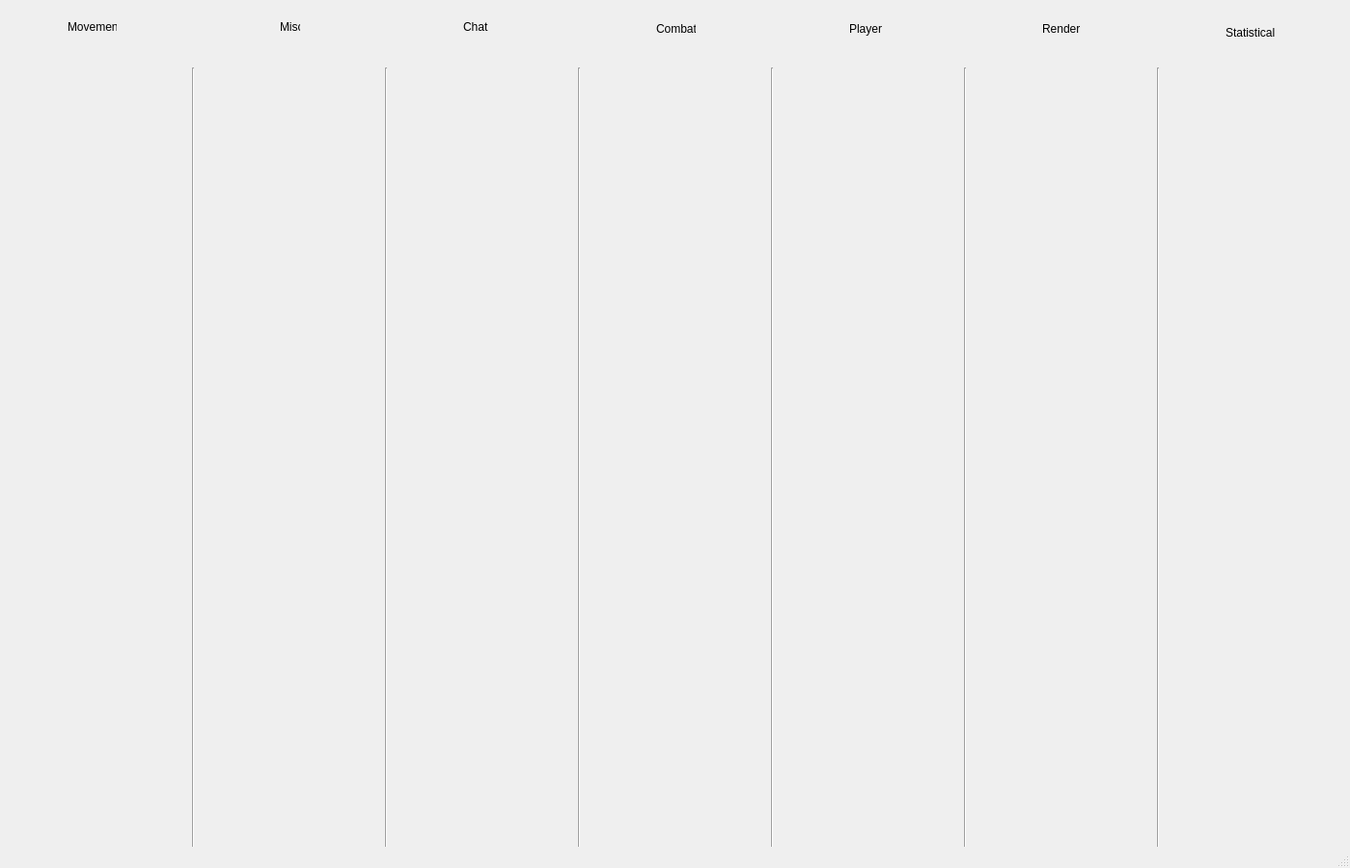
<?xml version="1.0" encoding="UTF-8"?>
<ui version="4.0">
 <class>EclientGUI</class>
 <widget class="QMainWindow" name="EclientGUI">
  <property name="geometry">
   <rect>
    <x>0</x>
    <y>0</y>
    <width>1399</width>
    <height>900</height>
   </rect>
  </property>
  <property name="windowTitle">
   <string>MainWindow</string>
  </property>
  <widget class="QWidget" name="centralwidget">
   <widget class="QWidget" name="verticalLayoutWidget">
    <property name="geometry">
     <rect>
      <x>20</x>
      <y>70</y>
      <width>160</width>
      <height>771</height>
     </rect>
    </property>
    <layout class="QVBoxLayout" name="movementContainer"/>
   </widget>
   <widget class="QWidget" name="verticalLayoutWidget_2">
    <property name="geometry">
     <rect>
      <x>220</x>
      <y>70</y>
      <width>160</width>
      <height>771</height>
     </rect>
    </property>
    <layout class="QVBoxLayout" name="miscContainer"/>
   </widget>
   <widget class="QWidget" name="verticalLayoutWidget_3">
    <property name="geometry">
     <rect>
      <x>420</x>
      <y>70</y>
      <width>160</width>
      <height>771</height>
     </rect>
    </property>
    <layout class="QVBoxLayout" name="chatContainer"/>
   </widget>
   <widget class="QWidget" name="verticalLayoutWidget_4">
    <property name="geometry">
     <rect>
      <x>620</x>
      <y>70</y>
      <width>160</width>
      <height>771</height>
     </rect>
    </property>
    <layout class="QVBoxLayout" name="combatContainer"/>
   </widget>
   <widget class="QWidget" name="verticalLayoutWidget_5">
    <property name="geometry">
     <rect>
      <x>820</x>
      <y>70</y>
      <width>160</width>
      <height>771</height>
     </rect>
    </property>
    <layout class="QVBoxLayout" name="playerContainer"/>
   </widget>
   <widget class="QWidget" name="verticalLayoutWidget_6">
    <property name="geometry">
     <rect>
      <x>1020</x>
      <y>70</y>
      <width>160</width>
      <height>771</height>
     </rect>
    </property>
    <layout class="QVBoxLayout" name="renderContainer"/>
   </widget>
   <widget class="QWidget" name="verticalLayoutWidget_7">
    <property name="geometry">
     <rect>
      <x>1220</x>
      <y>70</y>
      <width>160</width>
      <height>771</height>
     </rect>
    </property>
    <layout class="QVBoxLayout" name="statisticalContainer"/>
   </widget>
   <widget class="Line" name="line1">
    <property name="geometry">
     <rect>
      <x>190</x>
      <y>70</y>
      <width>20</width>
      <height>811</height>
     </rect>
    </property>
    <property name="orientation">
     <enum>Qt::Vertical</enum>
    </property>
   </widget>
   <widget class="Line" name="line2">
    <property name="geometry">
     <rect>
      <x>390</x>
      <y>70</y>
      <width>20</width>
      <height>811</height>
     </rect>
    </property>
    <property name="orientation">
     <enum>Qt::Vertical</enum>
    </property>
   </widget>
   <widget class="Line" name="line3">
    <property name="geometry">
     <rect>
      <x>590</x>
      <y>70</y>
      <width>20</width>
      <height>811</height>
     </rect>
    </property>
    <property name="orientation">
     <enum>Qt::Vertical</enum>
    </property>
   </widget>
   <widget class="Line" name="line4">
    <property name="geometry">
     <rect>
      <x>790</x>
      <y>70</y>
      <width>20</width>
      <height>811</height>
     </rect>
    </property>
    <property name="orientation">
     <enum>Qt::Vertical</enum>
    </property>
   </widget>
   <widget class="Line" name="line5">
    <property name="geometry">
     <rect>
      <x>990</x>
      <y>70</y>
      <width>20</width>
      <height>811</height>
     </rect>
    </property>
    <property name="orientation">
     <enum>Qt::Vertical</enum>
    </property>
   </widget>
   <widget class="Line" name="line6">
    <property name="geometry">
     <rect>
      <x>1190</x>
      <y>70</y>
      <width>20</width>
      <height>811</height>
     </rect>
    </property>
    <property name="orientation">
     <enum>Qt::Vertical</enum>
    </property>
   </widget>
   <widget class="QLabel" name="movementLabel">
    <property name="geometry">
     <rect>
      <x>70</x>
      <y>20</y>
      <width>51</width>
      <height>16</height>
     </rect>
    </property>
    <property name="text">
     <string>Movement</string>
    </property>
   </widget>
   <widget class="QLabel" name="miscLabel">
    <property name="geometry">
     <rect>
      <x>290</x>
      <y>20</y>
      <width>21</width>
      <height>16</height>
     </rect>
    </property>
    <property name="text">
     <string>Misc</string>
    </property>
   </widget>
   <widget class="QLabel" name="chatLabel">
    <property name="geometry">
     <rect>
      <x>480</x>
      <y>20</y>
      <width>31</width>
      <height>16</height>
     </rect>
    </property>
    <property name="text">
     <string>Chat</string>
    </property>
   </widget>
   <widget class="QLabel" name="combatLabel">
    <property name="geometry">
     <rect>
      <x>680</x>
      <y>20</y>
      <width>41</width>
      <height>20</height>
     </rect>
    </property>
    <property name="text">
     <string>Combat</string>
    </property>
   </widget>
   <widget class="QLabel" name="playerLabel">
    <property name="geometry">
     <rect>
      <x>880</x>
      <y>20</y>
      <width>41</width>
      <height>20</height>
     </rect>
    </property>
    <property name="text">
     <string>Player</string>
    </property>
   </widget>
   <widget class="QLabel" name="renderLabel">
    <property name="geometry">
     <rect>
      <x>1080</x>
      <y>20</y>
      <width>41</width>
      <height>20</height>
     </rect>
    </property>
    <property name="text">
     <string>Render</string>
    </property>
   </widget>
   <widget class="QLabel" name="statisticalLabel">
    <property name="geometry">
     <rect>
      <x>1270</x>
      <y>24</y>
      <width>61</width>
      <height>20</height>
     </rect>
    </property>
    <property name="text">
     <string>Statistical</string>
    </property>
   </widget>
  </widget>
  <widget class="QMenuBar" name="menubar">
   <property name="geometry">
    <rect>
     <x>0</x>
     <y>0</y>
     <width>1399</width>
     <height>21</height>
    </rect>
   </property>
  </widget>
  <widget class="QStatusBar" name="statusbar"/>
 </widget>
 <resources/>
 <connections/>
</ui>
